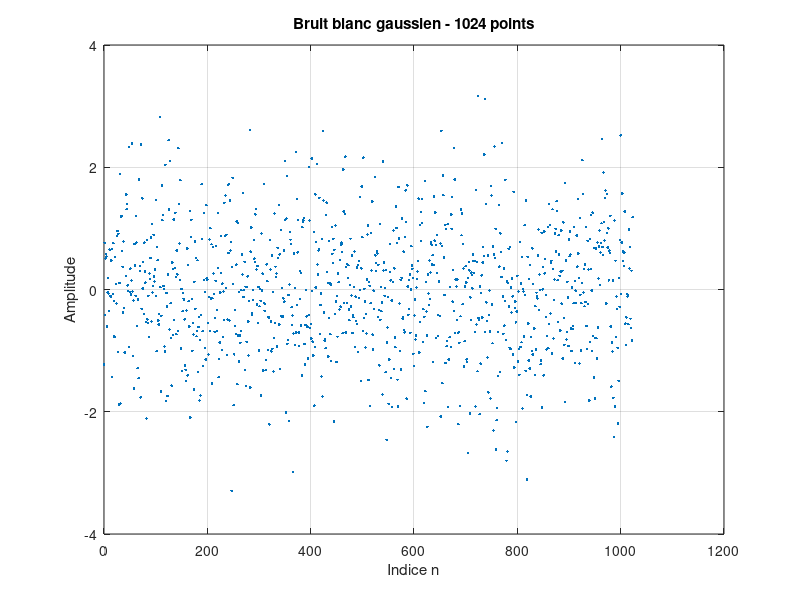

Reproduce this figure in MATLAB.
%% Exercice 1 - Affichage d'un bruit blanc gaussien
% Enonce : afficher un bruit blanc gaussien de 1024 points avec randn.
%
% Remarque : le code propose etait correct. On ajoute seulement un generateur
% reproductible, un axe des abscisses et les statistiques estimees.

clear; close all; clc;

rng(0);                 % rend le tirage reproductible
N = 1024;               % nombre d'echantillons
K = randn(1, N);        % bruit blanc gaussien centre, de variance 1

figure;
plot(0:N-1, K, '.');
grid on;
xlabel('Indice n');
ylabel('Amplitude');
title(sprintf('Bruit blanc gaussien - %d points', N));

fprintf('Moyenne estimee   : %.4f  (theorie : 0)\n', mean(K));
fprintf('Ecart-type estime : %.4f  (theorie : 1)\n', std(K, 1));
